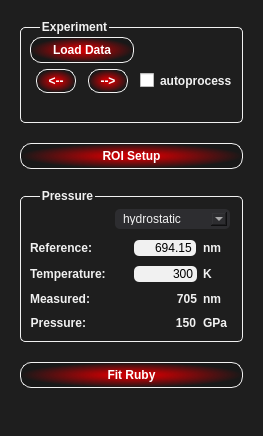
<?xml version="1.0" encoding="UTF-8"?>
<ui version="4.0">
 <class>ruby_control_widget</class>
 <widget class="QWidget" name="ruby_control_widget">
  <property name="geometry">
   <rect>
    <x>0</x>
    <y>0</y>
    <width>263</width>
    <height>436</height>
   </rect>
  </property>
  <property name="maximumSize">
   <size>
    <width>263</width>
    <height>16777215</height>
   </size>
  </property>
  <property name="windowTitle">
   <string>Form</string>
  </property>
  <property name="styleSheet">
   <string notr="true"> #ruby_control_widget, #temperature_control_widget, #diamond_control_widget, QTabWidget::pane, QTabWidget::tab-bar,  
 #experiment_tab, #calibration_tab{  
     background: #1E1E1E;      
 }  
   
 #temperature_control_widget {  
     padding-left: 5px;  
 }  
   
 QLabel , QCheckBox, QGroupBox, QRadioButton, QComboBox  {  
     color: #F1F1F1;  
     font-weight: bold;  
 }  
 QCheckBox{  
     border-radius: 5px;  
 }  
 QRadioButton {  
     font-weight: normal;  
 }  
   
 QLineEdit{  
     border-radius: 5px;  
     background: #F1F1F1;  
     color: black;  
 }  


QComboBox {
	background: #2D2D30;
	border-radius:5px;
	font-weight: normal;
	padding: 4px;
	padding-left: 8px;
	text-align: right;
	margin:3px;
}
QComboBox QAbstractItemView{
	background: #2D2D30;
	margin-left: 10px;
	color: #F1F1F1;
	selection-background-color: rgba(221, 124, 40, 120);
	border-radius: 5px;

}
   
 QPushButton{  
     color:white;  
     border-color: black;  
     border: 1px solid rgba(241,241,241,255); 
     border-radius: 11px;  
     font-weight: bold;  
     padding: 5px;  
 }  
 #temperature_control_widget QPushButton {  
     background: qradialgradient(spread:pad, cx:0.5, cy:0.5, radius:0.5, fx:0.5, fy:0.5, stop:0.20398 rgba(221, 124, 40, 180), stop:1 rgba(0, 0, 0, 50))
 }  
   
 #ruby_control_widget QPushButton {  
     background: qradialgradient(spread:pad, cx:0.5, cy:0.5, radius:0.5, fx:0.5, fy:0.5, stop:0.20398 rgba(197, 0, 3, 255), stop:1 rgba(0, 0, 0, 50))  
 }  
   
 #diamond_control_widget QPushButton{  
     background: qradialgradient(spread:pad, cx:0.5, cy:0.5, radius:0.5, fx:0.5, fy:0.5, stop:0.20398 rgba(27, 0, 134, 255), stop:1 rgba(0, 0, 0, 50))  
 }  
   
 QPushButton::hover{  
     border:1px solid #fff;  
     padding: 5px;  
 }  
   
 QPushPutton::pressed{  
    border:2px solid #fff;  
    padding: 5px;  
    margin: 5px;  
 }  
   
 QGroupBox {  
     border: 1px solid #F1F1F1;  
     border-radius: 5px;  
     margin-top: 7px;  
     padding: 0px  
 }  
 QGroupBox::title {  
      subcontrol-origin: margin;  
      left: 20px  
  }  
    
 QTabBar::tab {  
     background: qradialgradient(spread:pad, cx:0.5, cy:0.5, radius:0.5, fx:0.5, fy:0.5, stop:0.20398 rgba(221, 124, 40, 180), stop:1 #1E1E1E);  
     border: 1px solid  #F1F1F1;  
     border-top-left-radius: 4px;  
     border-top-right-radius: 10px;  
     padding: 5px;  
     padding-right: 10px;  
     color: #FFF;  
     font-weight: bold;  
     width:85px;  
     margin-left: 7px  
 }  
   
 QTabBar::tab:hover {  
     border-color: #fff;  
 }  
   
 QTabBar::tab:selected {  
     border:2px solid  #FFF;  
     border-bottom-color: #1E1E1E;  
 }     
 QTabBar::tab:!selected {  
     margin-top: 2px;  
 }  
   
 #downstream_calib_box{  
     color:  rgba(255,255,0,255);  
     border: 1px solid rgba(255,255,0,255);  
 }  
 #upstream_calib_box {  
     color: rgba(255,140,0,255);  
     border: 1px solid rgba(255,140,0,255);  
 }  
   
 #upstream_calib_box QPushButton, #downstream_calib_box QPushButton {  
     background:qconicalgradient(cx:0.5, cy:0.5, angle:0, stop:0 rgba(30, 30, 30, 255), stop:1 rgba(60, 60, 64, 255))  
 }  </string>
  </property>
  <layout class="QVBoxLayout" name="verticalLayout_2">
   <property name="spacing">
    <number>20</number>
   </property>
   <property name="margin">
    <number>20</number>
   </property>
   <item>
    <widget class="QGroupBox" name="groupBox">
     <property name="title">
      <string>Experiment</string>
     </property>
     <layout class="QHBoxLayout" name="horizontalLayout_2">
      <item>
       <layout class="QGridLayout" name="gridLayout">
        <item row="0" column="0">
         <widget class="QPushButton" name="load_exp_data_btn">
          <property name="sizePolicy">
           <sizepolicy hsizetype="Expanding" vsizetype="Fixed">
            <horstretch>0</horstretch>
            <verstretch>0</verstretch>
           </sizepolicy>
          </property>
          <property name="minimumSize">
           <size>
            <width>90</width>
            <height>0</height>
           </size>
          </property>
          <property name="text">
           <string>Load Data</string>
          </property>
          <property name="flat">
           <bool>true</bool>
          </property>
         </widget>
        </item>
        <item row="0" column="1">
         <widget class="QLabel" name="exp_filename_lbl">
          <property name="sizePolicy">
           <sizepolicy hsizetype="Fixed" vsizetype="Fixed">
            <horstretch>0</horstretch>
            <verstretch>0</verstretch>
           </sizepolicy>
          </property>
          <property name="text">
           <string/>
          </property>
         </widget>
        </item>
        <item row="1" column="0">
         <layout class="QHBoxLayout" name="horizontalLayout">
          <item>
           <widget class="QPushButton" name="load_previous_exp_data_btn">
            <property name="maximumSize">
             <size>
              <width>40</width>
              <height>24</height>
             </size>
            </property>
            <property name="text">
             <string>&lt;--</string>
            </property>
            <property name="flat">
             <bool>true</bool>
            </property>
           </widget>
          </item>
          <item>
           <widget class="QPushButton" name="load_next_exp_data_btn">
            <property name="sizePolicy">
             <sizepolicy hsizetype="Fixed" vsizetype="Fixed">
              <horstretch>0</horstretch>
              <verstretch>0</verstretch>
             </sizepolicy>
            </property>
            <property name="maximumSize">
             <size>
              <width>40</width>
              <height>24</height>
             </size>
            </property>
            <property name="text">
             <string>--&gt;</string>
            </property>
            <property name="flat">
             <bool>true</bool>
            </property>
           </widget>
          </item>
         </layout>
        </item>
        <item row="1" column="1">
         <widget class="QCheckBox" name="auto_process_cb">
          <property name="text">
           <string>autoprocess</string>
          </property>
         </widget>
        </item>
        <item row="2" column="0" colspan="2">
         <widget class="QLabel" name="exp_folder_name_lbl">
          <property name="text">
           <string/>
          </property>
         </widget>
        </item>
       </layout>
      </item>
     </layout>
    </widget>
   </item>
   <item>
    <widget class="QPushButton" name="roi_setup_btn">
     <property name="text">
      <string>ROI Setup</string>
     </property>
     <property name="flat">
      <bool>true</bool>
     </property>
    </widget>
   </item>
   <item>
    <widget class="QGroupBox" name="groupBox_2">
     <property name="title">
      <string>Pressure</string>
     </property>
     <property name="flat">
      <bool>true</bool>
     </property>
     <layout class="QVBoxLayout" name="verticalLayout">
      <item>
       <layout class="QFormLayout" name="formLayout">
        <item row="0" column="0">
         <spacer name="horizontalSpacer">
          <property name="orientation">
           <enum>Qt::Horizontal</enum>
          </property>
          <property name="sizeHint" stdset="0">
           <size>
            <width>40</width>
            <height>20</height>
           </size>
          </property>
         </spacer>
        </item>
        <item row="0" column="1">
         <widget class="QComboBox" name="conditions_cb">
          <property name="minimumSize">
           <size>
            <width>0</width>
            <height>26</height>
           </size>
          </property>
          <property name="maximumSize">
           <size>
            <width>250</width>
            <height>16777215</height>
           </size>
          </property>
          <item>
           <property name="text">
            <string>hydrostatic</string>
           </property>
          </item>
          <item>
           <property name="text">
            <string>non-hydrostatic</string>
           </property>
          </item>
         </widget>
        </item>
        <item row="1" column="0">
         <widget class="QLabel" name="label">
          <property name="text">
           <string>Reference:</string>
          </property>
          <property name="alignment">
           <set>Qt::AlignRight|Qt::AlignTrailing|Qt::AlignVCenter</set>
          </property>
         </widget>
        </item>
        <item row="1" column="1">
         <layout class="QHBoxLayout" name="horizontalLayout_4">
          <property name="spacing">
           <number>7</number>
          </property>
          <item>
           <spacer name="horizontalSpacer_2">
            <property name="orientation">
             <enum>Qt::Horizontal</enum>
            </property>
            <property name="sizeHint" stdset="0">
             <size>
              <width>40</width>
              <height>20</height>
             </size>
            </property>
           </spacer>
          </item>
          <item>
           <widget class="QLineEdit" name="reference_pos_txt">
            <property name="maximumSize">
             <size>
              <width>80</width>
              <height>16777215</height>
             </size>
            </property>
            <property name="layoutDirection">
             <enum>Qt::RightToLeft</enum>
            </property>
            <property name="text">
             <string>694.15</string>
            </property>
            <property name="alignment">
             <set>Qt::AlignRight|Qt::AlignTrailing|Qt::AlignVCenter</set>
            </property>
           </widget>
          </item>
          <item>
           <widget class="QLabel" name="label_5">
            <property name="minimumSize">
             <size>
              <width>30</width>
              <height>0</height>
             </size>
            </property>
            <property name="maximumSize">
             <size>
              <width>30</width>
              <height>18</height>
             </size>
            </property>
            <property name="text">
             <string>nm</string>
            </property>
           </widget>
          </item>
         </layout>
        </item>
        <item row="2" column="0">
         <widget class="QLabel" name="label_4">
          <property name="text">
           <string>Temperature:</string>
          </property>
         </widget>
        </item>
        <item row="2" column="1">
         <layout class="QHBoxLayout" name="horizontalLayout_6">
          <item>
           <spacer name="horizontalSpacer_3">
            <property name="orientation">
             <enum>Qt::Horizontal</enum>
            </property>
            <property name="sizeHint" stdset="0">
             <size>
              <width>40</width>
              <height>20</height>
             </size>
            </property>
           </spacer>
          </item>
          <item>
           <widget class="QLineEdit" name="temperature_txt">
            <property name="maximumSize">
             <size>
              <width>80</width>
              <height>16777215</height>
             </size>
            </property>
            <property name="text">
             <string>300</string>
            </property>
            <property name="alignment">
             <set>Qt::AlignRight|Qt::AlignTrailing|Qt::AlignVCenter</set>
            </property>
           </widget>
          </item>
          <item>
           <widget class="QLabel" name="label_7">
            <property name="minimumSize">
             <size>
              <width>30</width>
              <height>0</height>
             </size>
            </property>
            <property name="text">
             <string>K</string>
            </property>
           </widget>
          </item>
         </layout>
        </item>
        <item row="3" column="0">
         <widget class="QLabel" name="label_2">
          <property name="text">
           <string>Measured:</string>
          </property>
          <property name="alignment">
           <set>Qt::AlignRight|Qt::AlignTrailing|Qt::AlignVCenter</set>
          </property>
         </widget>
        </item>
        <item row="3" column="1">
         <layout class="QHBoxLayout" name="horizontalLayout_3">
          <item>
           <widget class="QLabel" name="measured_pos_lbl">
            <property name="minimumSize">
             <size>
              <width>0</width>
              <height>18</height>
             </size>
            </property>
            <property name="text">
             <string>705</string>
            </property>
            <property name="alignment">
             <set>Qt::AlignRight|Qt::AlignTrailing|Qt::AlignVCenter</set>
            </property>
           </widget>
          </item>
          <item>
           <widget class="QLabel" name="label_8">
            <property name="minimumSize">
             <size>
              <width>30</width>
              <height>0</height>
             </size>
            </property>
            <property name="maximumSize">
             <size>
              <width>30</width>
              <height>18</height>
             </size>
            </property>
            <property name="text">
             <string>nm</string>
            </property>
           </widget>
          </item>
         </layout>
        </item>
        <item row="4" column="0">
         <widget class="QLabel" name="label_3">
          <property name="text">
           <string>Pressure:</string>
          </property>
          <property name="alignment">
           <set>Qt::AlignRight|Qt::AlignTrailing|Qt::AlignVCenter</set>
          </property>
         </widget>
        </item>
        <item row="4" column="1">
         <layout class="QHBoxLayout" name="horizontalLayout_5">
          <property name="spacing">
           <number>7</number>
          </property>
          <item>
           <widget class="QLabel" name="pressure_lbl">
            <property name="minimumSize">
             <size>
              <width>0</width>
              <height>18</height>
             </size>
            </property>
            <property name="text">
             <string>150</string>
            </property>
            <property name="alignment">
             <set>Qt::AlignRight|Qt::AlignTrailing|Qt::AlignVCenter</set>
            </property>
           </widget>
          </item>
          <item>
           <widget class="QLabel" name="label_6">
            <property name="maximumSize">
             <size>
              <width>30</width>
              <height>16777215</height>
             </size>
            </property>
            <property name="text">
             <string>GPa</string>
            </property>
           </widget>
          </item>
         </layout>
        </item>
       </layout>
      </item>
     </layout>
    </widget>
   </item>
   <item>
    <widget class="QPushButton" name="fit_ruby_btn">
     <property name="maximumSize">
      <size>
       <width>250</width>
       <height>16777215</height>
      </size>
     </property>
     <property name="text">
      <string>Fit Ruby</string>
     </property>
     <property name="flat">
      <bool>true</bool>
     </property>
    </widget>
   </item>
   <item>
    <spacer name="verticalSpacer">
     <property name="orientation">
      <enum>Qt::Vertical</enum>
     </property>
     <property name="sizeHint" stdset="0">
      <size>
       <width>20</width>
       <height>49</height>
      </size>
     </property>
    </spacer>
   </item>
  </layout>
 </widget>
 <resources/>
 <connections/>
</ui>
